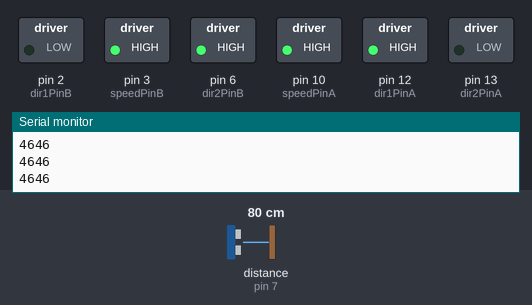
This sketch was run on a simulated Arduino Uno, built with avr-gcc and run on an emulated ATmega328P. On the bench: switched loads named in the sketch (green lamp = pin HIGH), the last lines printed to the serial monitor. Wiring (inferred from the names in the program): ultrasonic range finder: trigger pin 4; echo pin 7. The inputs (shaded band) are chosen by the test bench; at power-on: distance to the obstacle (sensor on pin 7) 80 cm. The echo pulse lasts 58.3 µs per cm; pins used as bus, display or sensor lines are not drawn.

Above: at 1.2 s.
1.3 s: distance to the obstacle (sensor on pin 7) set to 19 cm
2.8 s: distance to the obstacle (sensor on pin 7) set to 15 cm
At 3.3 s:
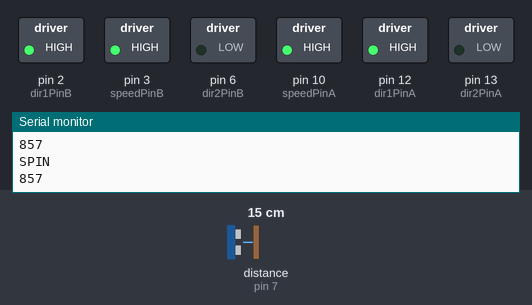
4.3 s: distance to the obstacle (sensor on pin 7) set to 18 cm
At 5.3 s:
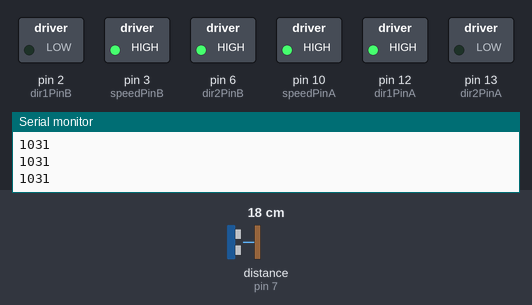
5.8 s: distance to the obstacle (sensor on pin 7) set to 2 cm
At 6.6 s:
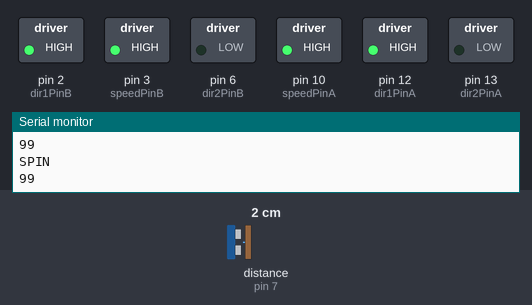
Timing chart, 0 to 8.3 s (numbered marks = the images above; inputs shaded):
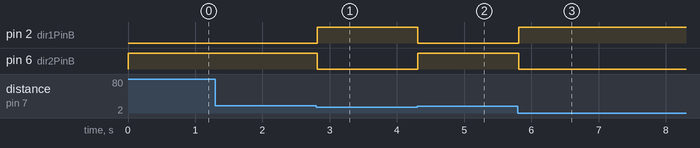

The sketch:

robot.ino
```cpp
// motor A
int dir1PinA = 12;
int dir2PinA = 13;
int speedPinA = 10;
// motor B
int dir1PinB = 2;
int dir2PinB = 6;
int speedPinB = 3;
unsigned long time;
boolean forward = true;
int speed;
int lspeed;
int rspeed;
int interval = 5000;
int flip;
int maxforwardinterval = 7000;
int maxspininterval = 5000;
int trig = 4 ;
int echo = 7;

void setup() {
    Serial.begin (9600);
    pinMode(dir1PinA, OUTPUT);
    pinMode(dir2PinA, OUTPUT);
    pinMode(speedPinA, OUTPUT);
    pinMode(dir1PinB, OUTPUT);
    pinMode(dir2PinB, OUTPUT);
    pinMode(speedPinB, OUTPUT);
    pinMode(trig, OUTPUT);
    pinMode(echo, INPUT);
    time = millis();
    speed = 255;
    analogWrite(speedPinA, speed);
    analogWrite(speedPinB, speed);
    //Serial.begin(9600); // set up Serial library at 9600 bps
    moveForward();
}

void spin(){
    Serial.println("SPIN");
    digitalWrite(dir1PinA, HIGH); //for
    digitalWrite(dir1PinB, HIGH); //bac
    digitalWrite(dir2PinA, LOW); //bac
    digitalWrite(dir2PinB, LOW); //for
}

void moveForward(){
    digitalWrite(dir1PinA, HIGH); //for
    digitalWrite(dir1PinB, LOW); //bac
    digitalWrite(dir2PinA, LOW); //bac
    digitalWrite(dir2PinB, HIGH); //for
}

void moveBackward(){
}

void turnLeft(){
    lspeed = 0;
}

void turnRight(){
    rspeed = 0;
}

int getEchoDistance(){
    int duration, distance;
    digitalWrite(trig, HIGH);
    delayMicroseconds(1000);
    digitalWrite(trig, LOW);
    duration = pulseIn(echo, HIGH);
    Serial.println(duration);
    return duration;
}

boolean isTooClose(){
    int distance = getEchoDistance();
    if (distance < 1000)
        return true;
    return false;
}

void loop() {
    if(!isTooClose()){
        moveForward();
    }else{
        spin();
    }
}
```

Measured:
- the behaviour switches between 18 and 17 cm on distance to the obstacle (sensor on pin 7) (found by bisection; images 0 and 1)
- after the input at 2.8 s, pin 2 (dir1PinB): LOW → HIGH at once; pin 6 (dir2PinB): HIGH → LOW at once
- after the input at 4.3 s, pin 2 (dir1PinB): HIGH → LOW at once; pin 6 (dir2PinB): LOW → HIGH at once
- after the input at 5.8 s, pin 2 (dir1PinB): LOW → HIGH at once; pin 6 (dir2PinB): HIGH → LOW at once
